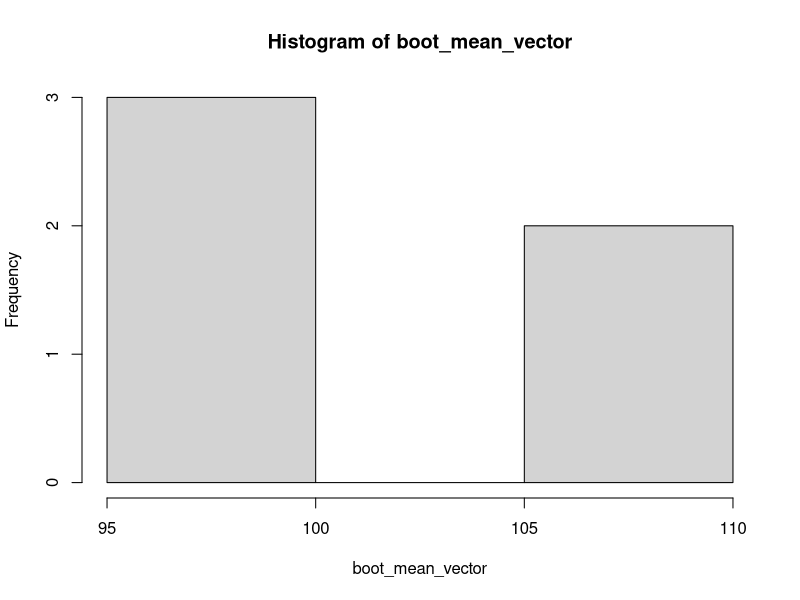

Here is the R script that generated this plot:
# the following code is indicative of what you need to do
# do not "cut and paste", rather, "run the code and think".
# then alter code carefully to answer the challenge's questions

###################################################
###  CHALLENGE 5
###################################################
x<-rnorm(10,99,20)  # not the x in the challenge!

## main idea is to resample from the rows (1:nrow(x)) of x many times ---> then use these index numbers to point to the data and make new bootstrap-samples.
nboot<-5 # number of bootstrap samples to take (you should do 10,000)
nsamp<-length(x) # make sure bootstrap sample is size as original

index_boot1<-sample(1:length(x),nsamp,replace = TRUE)
x; index_boot1

# question 1  
mean(x[index_boot1]) # mean of one bootstrap sample!

# question 2
# hint: use lapply to do things over and over
boot_list<-lapply(1:nboot,function(i){sample(1:length(x),nsamp,replace = TRUE)})
boot_list # same as in question one, repeated nboot times!

boot_mean<-lapply(boot_list,function(i){mean(x[i])}) # takes the means, based on each set of random index numbers
boot_mean_vector<-unlist(boot_mean) # trick to turn list into a vector
hist(boot_mean_vector)

# question 3
mean(boot_mean_vector) #hmm?  what is this converging to as the number of bootstrap samples increases???

# question 4
# hint: choose a reasonable range and report it ...
quantile(boot_mean_vector,.5) # median
quantile(boot_mean_vector,.975) # cut-off for 97.5% of the data ...






